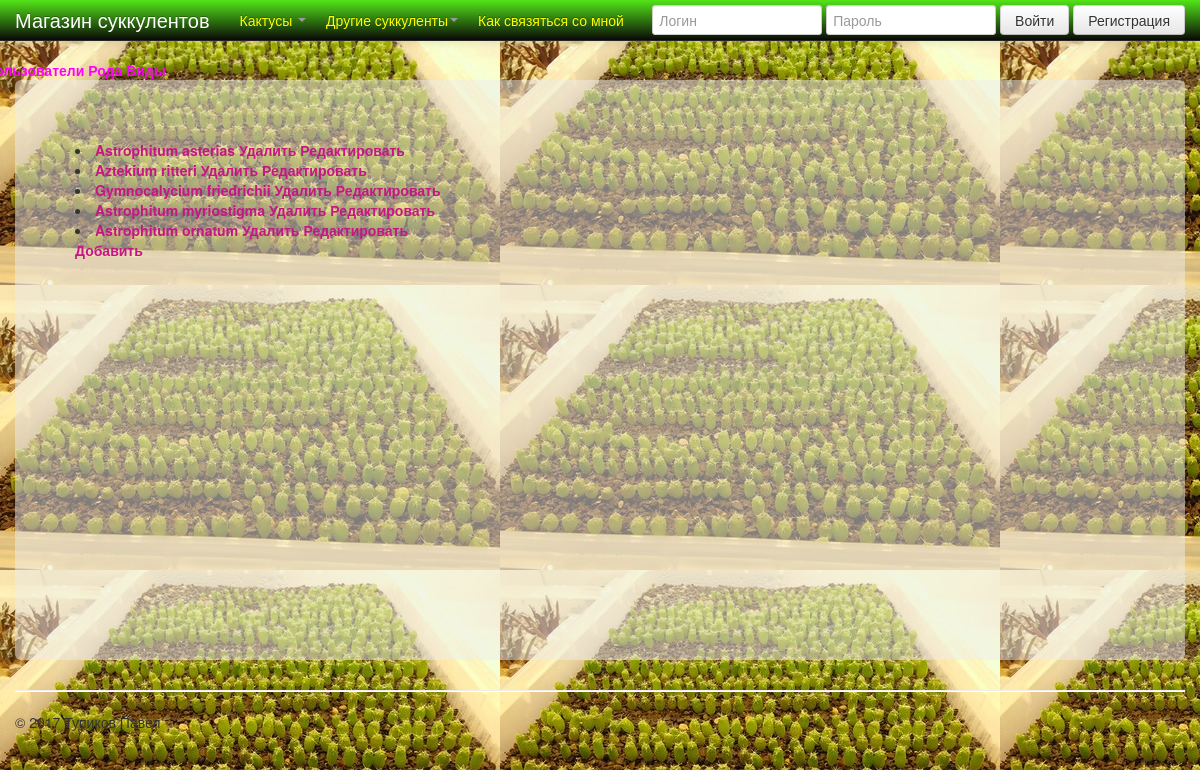
The page /admin/view on the database its author committed.
### mainapp/models.py (models this page shows, shortened)
class ViewCactus(models.Model):
    type = models.CharField(verbose_name=u'Название', max_length=32, unique=True)
    genus = models.ForeignKey(CactusGenus, verbose_name='Род', null=True)
    image = models.ImageField(verbose_name='Картинка', blank=True)
    complexity_of_cultivation = models.CharField(verbose_name='Сложность выращивания', max_length=16)
    price = models.FloatField(verbose_name='Цена', blank=True)
    area = models.CharField(verbose_name=u'Меcто прозизрастания', max_length=32, unique=True)
    diametr = models.CharField(verbose_name=u'Диаметр сеянцев(мм)', max_length=32, unique=True)
    description = models.TextField(verbose_name='Описание', blank=True)

class CactusGenus(models.Model):
    name = models.CharField(verbose_name=u'Название', max_length=16, unique=True)
    description = models.TextField(verbose_name='Описание', blank=True)
    subfamily = models.ForeignKey(CactusSubfamily, verbose_name='Подсемейство', null=True)
    def __str__(self):
        return self.name

### adminapp/views.py (the view)
class ViewsListView(ListView):
    model = ViewCactus
    template_name = 'admin_view.html'
    paginate_by = 10

### adminapp/templates/admin_view.html (shortened to what this page needs)
{% extends "admin_base.html" %}
{% block content %}
    {% for gen in object_list %}
    <li>
        <b><a class="admin_plants" href="{% url 'genus_detail' gen.id %}"> {{gen.genus}} {{gen.type}}</a></b>
        <b><a class="admin_plants" href="{% url 'genus_delete' gen.id %}">Удалить</a></b>
        <b><a class="admin_plants" href="{% url 'genus_update' gen.id %}">Редактировать</a></b>
    </li>
    {% endfor %}
    <b><a class="admin_plants" href="{% url 'genus_create' %}">Добавить</a></b>
{% endblock %}

### static/css/my-styles.css (style rules this page uses)
body { padding-top: 60px; padding-bottom: 25px; background-repeat: no-repeat; background-size: 100% }
* { margin: 0; padding: 0; }
.admin_plants { color:MediumVioletRed; }

### rows shown on the page
ViewCactus: genus "Astrophitum", type "asterias"
ViewCactus: genus "Aztekium", type "ritteri"
ViewCactus: genus "Gymnocalycium", type "friedrichii"
ViewCactus: genus "Astrophitum", type "myriostigma"
ViewCactus: genus "Astrophitum", type "ornatum"
